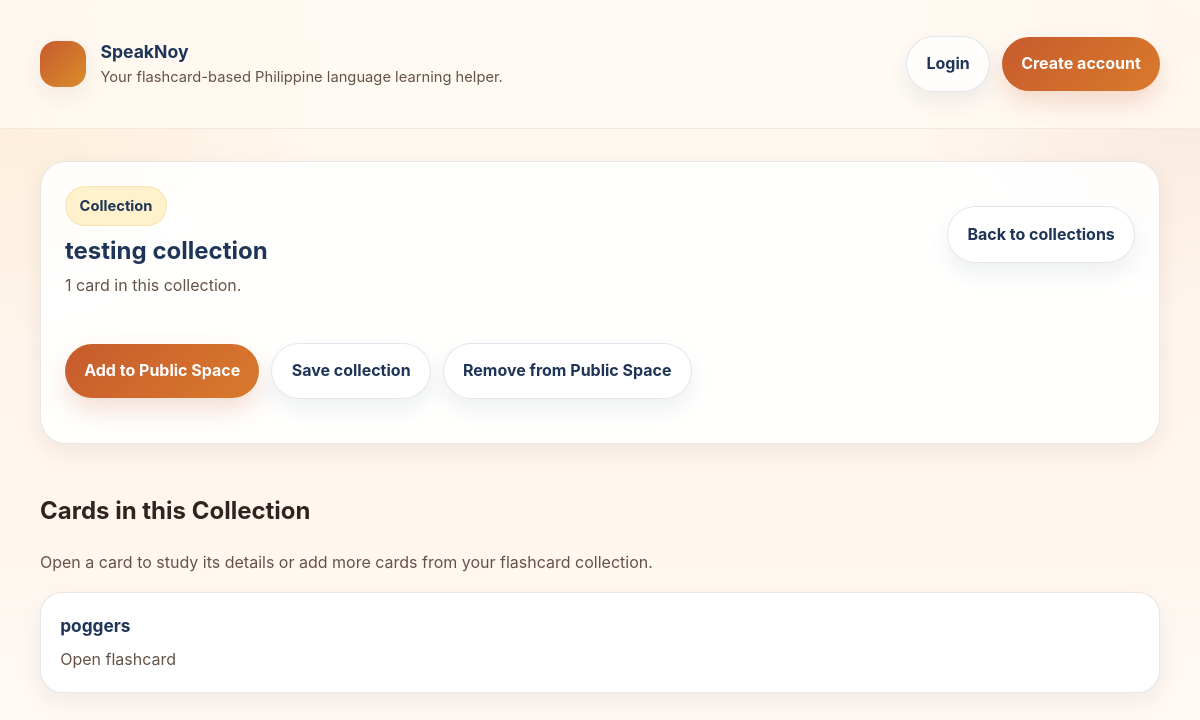
/SpeakNoy/collections/18/, run on the app's committed database.
### SpeakNoy/models.py (models this page shows, shortened)
class FlashcardCollection(models.Model):
    name = models.CharField(max_length=63)
    creator = models.ForeignKey(
        settings.AUTH_USER_MODEL,
        on_delete=models.CASCADE,
        null=True,
        blank=True
    )
    flashcards = models.ManyToManyField(
        Flashcard,
        blank=True,
        related_name='collections'
    )

class Flashcard(models.Model):
    is_public = models.BooleanField(default=False)
    PURPOSE_CHOICES = [
        ("Noun", "Noun"),
        ("Pronoun", "Pronoun"),
        ("Verb", "Verb"),
        ("Adjective", "Adjective"),
        ("Adverb", "Adverb"),
        ("Expression", "Expression"),
    ]
    DIALECT_CHOICES = [
        ("Cebuano", "Cebuano"),
        ("Ilocano", "Ilocano"),
    ]
    CARDTYPE_CHOICES = [
        ("Universal", "Universal"),
        ("Custom", "Custom")
    ]
    word = models.CharField(max_length=63)
    pronunciation = models.CharField(max_length=63)
    definition = models.TextField()
    purpose = models.CharField(
        max_length=20,
        choices=PURPOSE_CHOICES,
        default="Noun"
    )
    dialect = models.CharField(
        max_length=20,
        choices=DIALECT_CHOICES,
        default="Cebuano"
    )
    cardtype = models.CharField(
        max_length=9,
        choices=CARDTYPE_CHOICES,
        default="Custom"
    )
    creator = models.ForeignKey(
        settings.AUTH_USER_MODEL,
        on_delete=models.CASCADE,
        null=True,
        blank=True
    )

### SpeakNoy/views.py (the view)
# urls.py: path('collections/<int:pk>/', collection_detail_view, name='collection'),
def collection_detail_view(request, pk):
    collection = get_object_or_404(FlashcardCollection, pk=pk)
    return render(request, "flashcards/collection_detail.html", {"collection": collection})

### templates/flashcards/collection_detail.html (shortened to what this page needs)
{% extends 'base.html' %}
{% load static %}
{% block content %}
    <section class="page-section">
        <div class="page-header">
            <div class="page-header-main">
                <span class="badge badge-soft">Collection</span>
                <h1 style="margin-top: 0.65rem;">{{ collection.name }}</h1>
                <p style="margin-top: 0.55rem;">{{ collection.flashcards.count }} card{{ collection.flashcards.count|pluralize }} in this collection.</p>
            </div>
            <div class="page-actions">
                <a href="{% url 'SpeakNoy:collectionlist' %}" class="btn-secondary">Back to collections</a>
            </div>
        </div>
        <div class="page-actions">
            <a href="{% url 'SpeakNoy:publicspace-upload-collection' collection.pk %}" class="btn-primary">Add to Public Space</a>
            <a href="{% url 'SpeakNoy:publicspace-save-collection' collection.pk %}" class="btn-secondary">Save collection</a>
            <a href="{% url 'SpeakNoy:publicspace-remove-collection' collection.pk %}" class="btn-secondary">Remove from Public Space</a>
        </div>
    </section>
    <section class="section-block">
        <div class="section-intro">
            <div>
                <h2>Cards in this Collection</h2>
                <p>Open a card to study its details or add more cards from your flashcard collection.</p>
            </div>
        </div>
        <div class="review-cards">
            {% for flashcard in collection.flashcards.all %}
                <div class="review-card">
                    <a href="{% url 'SpeakNoy:card' flashcard.pk %}">
                        <h3>{{ flashcard.word }}</h3>
                        <p>Open flashcard</p>
                    </a>
                </div>
            {% empty %}
                <div class="empty-state">
                    <h3>No flashcards here yet</h3>
                    <p>Add cards to this collection while viewing a flashcard by selecting <strong>Add to collection</strong>.</p>
                </div>
            {% endfor %}
        </div>
    </section>
{% endblock %}

### static/flashcards/style.css (style rules this page uses)
:root { --bg: #fffaf3; --bg-soft: #fff4e6; --surface: rgba(255, 255, 255, 0.92); --surface-strong: #ffffff; --surface-muted: #f8efe3; --text: #2f241f; --text-soft: #655247; --heading: #1e3557; --primary: #c75b2d; --primary-dark: #a74620; --primary-soft: #f7dcc9; --accent: #f1b24a; --accent-soft: #fff1cc; --success: #2c7a62; --danger: #b64733; --border: rgba(76, 49, 33, 0.12); --shadow-sm: 0 8px 24px rgba(71, 42, 22, 0.08); --shadow-md: 0 18px 50px rgba(71, 42, 22, 0.12); --shadow-lg: 0 24px 70px rgba(49, 30, 18, 0.16); --radius-sm: 12px; --radius-md: 18px; --radius-lg: 26px; --max-width: 1120px; --transition: 180ms ease; }
* { box-sizing: border-box; }
html { scroll-behavior: smooth; }
body { margin: 0; min-height: 100vh; font-family: "Inter", "Segoe UI", Roboto, Arial, sans-serif; color: var(--text); background: radial-gradient(circle at top left, rgba(241, 178, 74, 0.20), transparent 24%), radial-gradient(circle at top right, rgba(199, 91, 45, 0.14), transparent 22%), linear-gradient(180deg, #fffaf3 0%, #fff5ec 44%, #fffaf5 100%); line-height: 1.6; }
a { color: inherit; text-decoration: none; }
button, .btn-primary, .btn-secondary, .btn-small, .btn-review, .btn-discard, .btn-close, .btn-card, .logout-btn { margin-top: 20px; margin-bottom: 20px; display: inline-flex; align-items: center; justify-content: center; gap: 0.5rem; border: none; cursor: pointer; border-radius: 999px; padding: 0.9rem 1.2rem; font-weight: 700; transition: transform var(--transition), box-shadow var(--transition), background var(--transition), border-color var(--transition), color var(--transition); }
.page-section, .surface-panel, .form-card, .review-header, .login-card, .modal-content, .random-card, .empty-state, .hero-card, .card-face { background: var(--surface); border: 1px solid var(--border); box-shadow: var(--shadow-sm); border-radius: var(--radius-lg); }
.page-section, .form-card, .review-header, .random-card, .hero-card, .empty-state { padding: 1.5rem; }
.page-header { display: flex; justify-content: space-between; gap: 1.5rem; align-items: flex-start; margin-bottom: 1.5rem; flex-wrap: wrap; }
.page-header h1, .review-header h1, .modal-content h1, .modal-content h2, .modal-content h3, .form-card h1, .hero-card h1, .hero-card h2, .auth-intro h1 { margin: 0; color: var(--heading); line-height: 1.15; }
.page-header p, .review-header p, .hero-card p, .form-card p, .empty-state p, .auth-intro p, .section-intro p, .card-meta, .helper-text { margin: 0; color: var(--text-soft); }
.page-header-main { max-width: 760px; }
.page-actions, .inline-actions, .stack-actions, .modal-buttons, .review-footer, .top-actions { display: flex; gap: 0.75rem; flex-wrap: wrap; align-items: center; }
.chip, .status-pill, .badge { display: inline-flex; align-items: center; gap: 0.35rem; padding: 0.45rem 0.85rem; border-radius: 999px; background: var(--bg-soft); border: 1px solid rgba(199, 91, 45, 0.16); color: var(--heading); font-weight: 700; font-size: 0.92rem; }
.badge-soft { background: var(--accent-soft); border-color: rgba(241, 178, 74, 0.22); }
.btn-primary, .btn-review, .btn-small { color: white; background: linear-gradient(135deg, var(--primary), #d97a2c); box-shadow: 0 12px 24px rgba(199, 91, 45, 0.20); }
.btn-secondary, .btn-card, .btn-close { background: rgba(255, 255, 255, 0.82); color: var(--heading); border: 1px solid rgba(30, 53, 87, 0.12); box-shadow: 0 10px 22px rgba(30, 53, 87, 0.08); }
.section-block { margin-top: 1.75rem; }
.section-intro { display: flex; justify-content: space-between; gap: 1rem; align-items: end; margin-bottom: 1rem; flex-wrap: wrap; }
.review-cards { display: grid; grid-template-columns: repeat(auto-fit, minmax(220px, 1fr)); gap: 1.1rem; margin-top: 1rem; }
.review-card { background: var(--surface-strong); border: 1px solid var(--border); border-radius: 22px; padding: 1.2rem; box-shadow: var(--shadow-sm); transition: transform var(--transition), box-shadow var(--transition), border-color var(--transition); height: 100%; }
.review-card a:first-child { display: block; }
.review-card h3 { margin: 0 0 0.45rem; color: var(--heading); font-size: 1.08rem; }
.review-card p { margin: 0; color: var(--text-soft); }

### data on the page
FlashcardCollection: name "testing collection", flashcards.count "1"
Flashcard: word "poggers"
